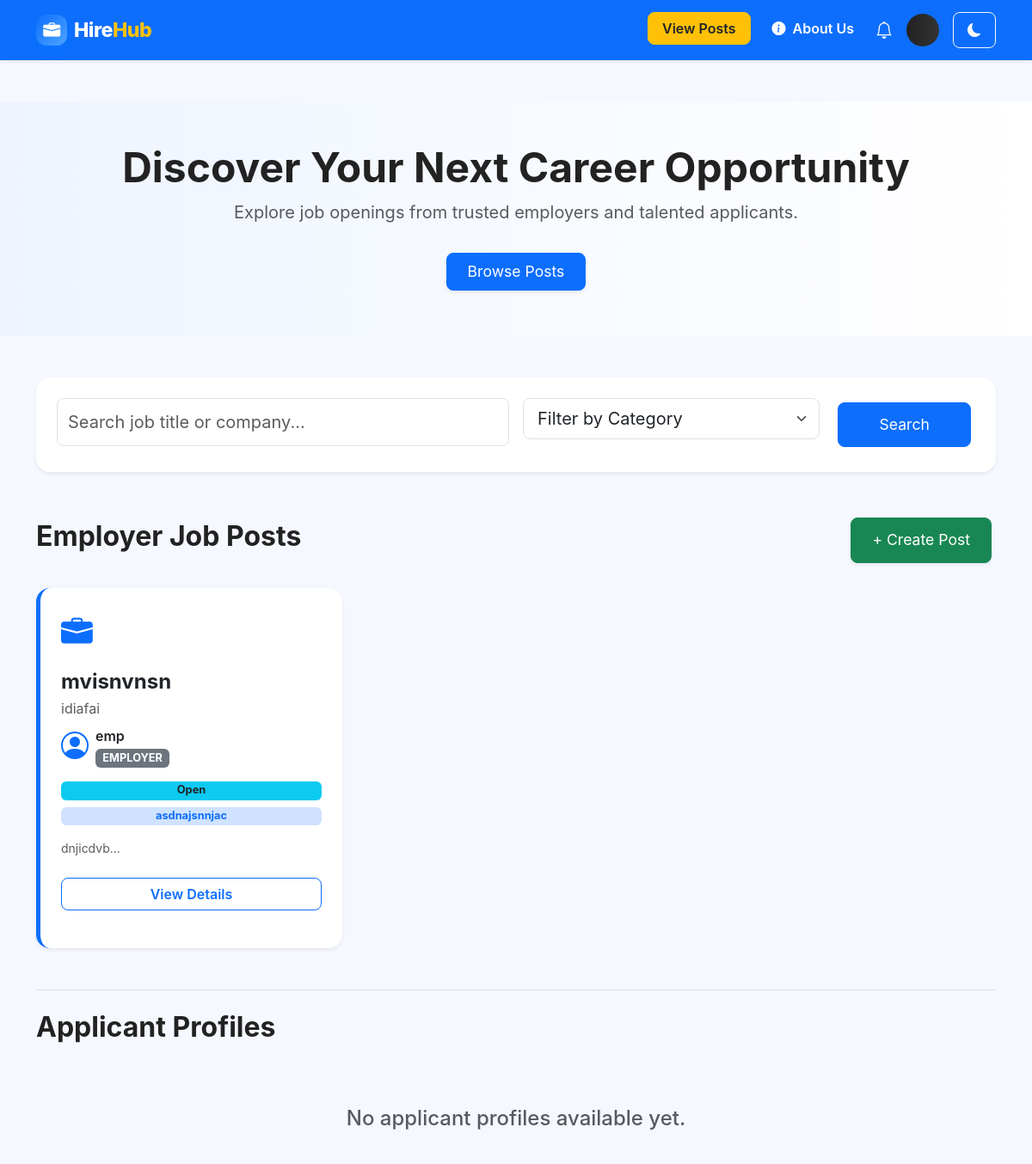
/posts (signed in, upper part), run on an earlier commit of the app's database.
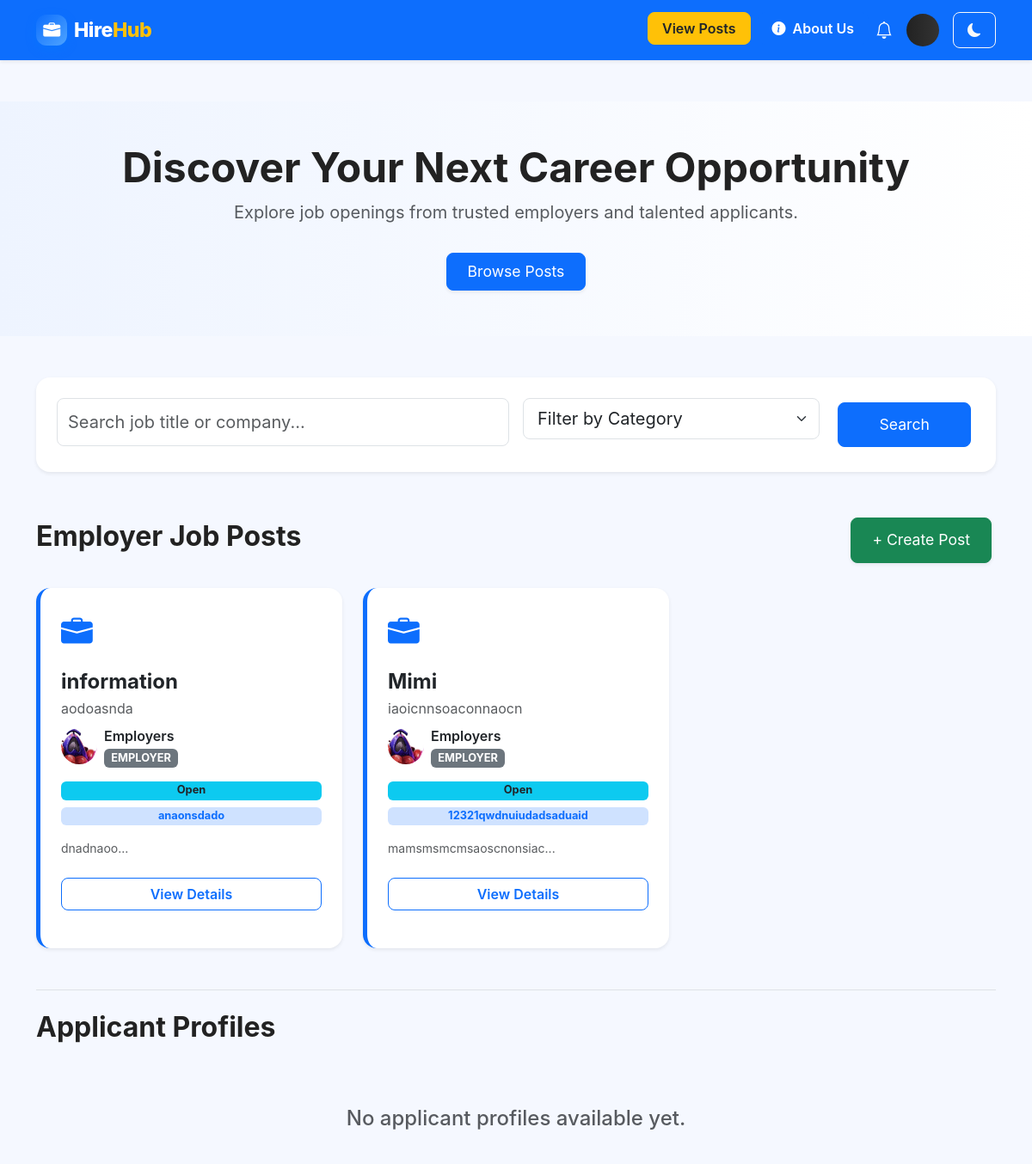
And on a later commit of the database.
### app/app.py (models this page shows, shortened)
class Job(db.Model):
    __tablename__ = "jobs"
    id = db.Column(db.Integer, primary_key=True)
    user_id = db.Column(db.Integer, db.ForeignKey("users.id"), nullable=False)
    role = db.Column(db.String(20), nullable=False)
    title = db.Column(db.String(200), nullable=False)
    company = db.Column(db.String(200))
    description = db.Column(db.Text, nullable=False)
    experience_required = db.Column(db.String(200))
    degree_required = db.Column(db.String(200))
    resume_file = db.Column(db.String(200))
    date_posted = db.Column(db.DateTime, default=datetime.utcnow)
    status = db.Column(db.String(20), default="open")  # open, pending, taken
    applications = db.relationship(
        "JobApplication",
        backref="job",
        lazy=True,
        cascade="all, delete-orphan"
    )

class User(UserMixin, db.Model):
    __tablename__ = "users"
    id = db.Column(db.Integer, primary_key=True)
    username = db.Column(db.String(80), unique=True, nullable=False)
    email = db.Column(db.String(150), unique=True, nullable=True)
    password_hash = db.Column(db.String(200), nullable=False)
    role = db.Column(db.String(20), nullable=False, default="applicant")
    banned = db.Column(db.Boolean, default=False)
    resume_filename = db.Column(db.String(300))
    email_confirmed = db.Column(db.Boolean, default=False)
    created_at = db.Column(db.DateTime, default=datetime.utcnow)
    status = db.Column(db.String(20), default="pending")
    profile_picture = db.Column(db.String(300))
    first_name = db.Column(db.String(50))
    last_name = db.Column(db.String(50))
    jobs = db.relationship("Job", backref="user", lazy=True, cascade="all, delete-orphan")
    applications = db.relationship("JobApplication", backref="user", lazy=True, cascade="all, delete-orphan")
    applicant_posts = db.relationship("ApplicantPost", backref="user", lazy=True, cascade="all, delete-orphan")
    posts = db.relationship("Post", backref="user", lazy=True, cascade="all, delete-orphan")
    @property
    def password(self):
        raise AttributeError("password is not a readable attribute")

### app/app.py (the view)
@app.route("/posts")
@login_required
@roles_required("employee", "recruiter", "admin", "applicant")
def posts():
    jobs = Job.query.order_by(Job.id.desc()).all()
    return render_template("posts.html", jobs=jobs)

### app/app.py (called while the page is built)
@login_manager.user_loader
def load_user(user_id):
    return User.query.get(int(user_id))

def roles_required(*roles):
    def decorator(f):
        from functools import wraps
        @wraps(f)
        def wrapped(*args, **kwargs):
            if not current_user.is_authenticated:
                flash("Please log in first.", "warning")
                return redirect(url_for("login"))
            if current_user.role not in roles:
                flash("You do not have permission to access that page.", "danger")
                if current_user.is_admin():
                    return redirect(url_for("admin_users"))
                return redirect(url_for("posts"))
            return f(*args, **kwargs)
        return wrapped
    return decorator

### app/templates/posts.html (shortened to what this page needs)
{% extends "base.html" %}
{% block content %}
<section class="hero-section text-center py-5 mb-5">
    <div class="container">
        <h1 class="fw-bold display-5 animate__animated animate__fadeInDown">
            Discover Your Next Career Opportunity
        </h1>
        <p class="text-muted fs-5 animate__animated animate__fadeInUp">
            Explore job openings from trusted employers and talented applicants.
        </p>
        <a href="#job-list" class="btn btn-primary btn-lg mt-3 shadow-sm px-4 py-2">
            Browse Posts
        </a>
    </div>
</section>
<div class="container mb-5">
    <div class="card shadow-sm p-4 filter-card rounded-4">
        <form method="GET" action="{{ url_for('jobs.posts') }}" class="row g-3">
            <div class="col-lg-6 col-md-12">
                <input type="text"
                       class="form-control form-control-lg rounded-3"
                       name="q"
                       placeholder="Search job title or company..."
                       value="{{ request.args.get('q', '') }}">
            </div>
            <div class="col-lg-4 col-md-6">
                <select name="category" class="form-select form-select-lg rounded-3">
                    <option value="" selected>Filter by Category</option>
                </select>
            </div>
            <div class="col-lg-2 col-md-6 d-grid">
                <button class="btn btn-primary btn-lg rounded-3">Search</button>
            </div>
        </form>
    </div>
</div>
<div class="container" id="job-list">
    <div class="d-flex justify-content-between align-items-center mb-4">
        <h2 class="fw-bold">Employer Job Posts</h2>
        {% if current_user.is_authenticated %}
            <a href="{{ url_for('jobs.create_post') }}"
               class="btn btn-success btn-lg px-4 rounded-3 shadow-sm">
                + Create Post
            </a>
        {% endif %}
    </div>
    {% if jobs %}
    <div class="row g-4">
        {% for job in jobs %}
        <div class="col-lg-4 col-md-6">
            <div class="card job-card shadow-sm rounded-4 p-4 h-100 fade-card">
                <div class="job-icon mb-3 text-primary">
                    <i class="bi bi-briefcase-fill" style="font-size: 2.3rem;"></i>
                </div>
                <h4 class="fw-bold mb-1">{{ job.title }}</h4>
                {% if job.company %}
                    <p class="text-muted mb-2">{{ job.company }}</p>
                {% else %}
                    <p class="text-muted mb-2">Independent Applicant</p>
                {% endif %}
                <div class="d-flex align-items-center mb-3">
                    {% if job.user.profile_picture %}
                        <img src="{{ url_for('static', filename='profile_pics/' ~ job.user.profile_picture) }}"
                             class="rounded-circle me-2"
                             width="42" height="42">
                    {% else %}
                        <i class="bi bi-person-circle text-primary me-2" style="font-size: 2rem;"></i>
                    {% endif %}
                    <div>
                      <a href="{{ url_for('auth.profile', user_id=job.user.id) }}"
                           class="fw-semibold text-decoration-none text-dark hover-underline">
                           {{ job.user.username }}
                      </a>
                      <br>
                        <span class="badge bg-secondary text-uppercase">
                            {{ job.role }}
                        </span>
                    </div>
                </div>
                <span class="badge bg-info text-dark mb-2">
                    {{ job.status|capitalize }}
                </span>
                {% if job.experience_required %}
                <span class="badge bg-primary-subtle text-primary mb-3">
                    {{ job.experience_required }}
                </span>
                {% endif %}
                <p class="text-muted small mb-4">
                    {{ job.description[:140] }}...
                </p>
                <a href="{{ url_for('jobs.view_post', job_id=job.id) }}"
                   class="btn btn-outline-primary w-100 fw-semibold rounded-3">
                    View Details
                </a>
            </div>
        </div>
        {% endfor %}
    </div>
    {% else %}
    <div class="text-center text-muted py-5">
        <h4>No employer job posts available yet.</h4>
    </div>
    {% endif %}
    <h2 class="fw-bold mt-5 mb-4 border-top pt-4">Applicant Profiles</h2>
    {% if applicant_posts %}
    <div class="row g-4">
        {% for post in applicant_posts %}
        <div class="col-lg-4 col-md-6">
            <div class="card job-card shadow-sm rounded-4 p-4 h-100 fade-card">
                <div class="job-icon mb-3 text-info">
                    <i class="bi bi-person-lines-fill" style="font-size: 2.3rem;"></i>
                </div>
                <h4 class="fw-bold mb-1">{{ post.user.first_name }} {{ post.user.last_name }}</h4>
                <p class="text-muted mb-2">Looking for: **{{ post.looking_for }}**</p>
                <div class="d-flex align-items-center mb-3">
                    {% if post.user.profile_picture %}
                        <img src="{{ url_for('static', filename='profile_pics/' ~ post.user.profile_picture) }}"
                             class="rounded-circle me-2"
                             width="42" height="42">
                    {% else %}
                        <i class="bi bi-person-circle text-primary me-2" style="font-size: 2rem;"></i>
                    {% endif %}
                    <div>
                      <a href="{{ url_for('auth.profile', user_id=post.user.id) }}"
                           class="fw-semibold text-decoration-none text-dark hover-underline">
                           {{ post.user.username }}
                      </a>
                      <br>
                        <span class="badge bg-secondary text-uppercase">
                            {{ post.user.role }}
                        </span>
                    </div>
                </div>
                <span class="badge bg-primary-subtle text-primary mb-3">
                    {{ post.experience }}
                </span>
                {% if post.description %}
                <p class="text-muted small mb-4">
                    {{ post.description[:140] }}...
                </p>
                {% endif %}
                <div class="d-flex gap-2 mt-auto">
                    <a href="{{ url_for('jobs.view_applicant_resume', post_id=post.id) }}"
                       class="btn btn-outline-info w-50 fw-semibold rounded-3"
                       target="_blank">
                        View Resume
                    </a>
                    {% if current_user.is_authenticated and current_user.role in ['employer', 'admin'] %}
                        <a href="{{ url_for('jobs.contact_applicant', user_id=post.user.id) }}"
                           class="btn btn-success w-50 fw-semibold rounded-3">
                            <i class="bi bi-envelope-fill me-1"></i> Contact
                        </a>
                    {% endif %}
                </div>
            </div>
        </div>
        {% endfor %}
    </div>
    {% else %}
    <div class="text-center text-muted py-5">
        <h4>No applicant profiles available yet.</h4>
    </div>
    {% endif %}
</div>
            {% set testimonial_data = [
                ("HireHub helped me land my dream job within a week!", "Maria Santos"),
                ("Posting jobs is fast and easy. Great platform.", "John Reyes"),
                ("Clean UI and smooth user experience!", "Anna Cruz")
            ] %}
{% endblock %}

### app/templates/base.html (shortened to what this page needs)
<!DOCTYPE html>
<html lang="en">
<head>
    <link href="https://cdn.jsdelivr.net/npm/bootstrap@5.3.3/dist/css/bootstrap.min.css" rel="stylesheet">
    <link rel="stylesheet" href="{{ url_for('static', filename='css/style.css') }}">
</head>
<body>
<nav class="navbar navbar-expand-lg navbar-dark main-navbar shadow-sm">
    <div class="container">
        <a class="navbar-brand fw-bold d-flex align-items-center gap-2"
           href="{{ url_for('admin.landing') }}"
           style="letter-spacing: -0.5px;">
            <span class="logo-icon d-flex justify-content-center align-items-center">
                <i class="bi bi-briefcase-fill"></i>
            </span>
            <span class="logo-text">
                Hire<span class="logo-highlight">Hub</span>
            </span>
        </a>
        <div class="collapse navbar-collapse" id="navbarNav">
            <ul class="navbar-nav ms-auto">
                {% if current_user.is_authenticated %}
                <li class="nav-item me-2">
                    <a class="btn btn-warning text-dark fw-semibold px-3"
                       href="{{ url_for('jobs.posts') }}">
                        View Posts
                    </a>
                </li>
                <li class="nav-item me-2">
                    <a class="btn btn-primary fw-semibold px-3"
                       href="{{ url_for('auth.about') }}">
                        <i class="bi bi-info-circle-fill me-1"></i> About Us
                    </a>
                </li>
                <li class="nav-item d-flex align-items-center me-3">
                    <a href="#" class="text-white fs-5">
                        <i class="bi bi-bell"></i>
                    </a>
                </li>
                <li class="nav-item dropdown d-flex align-items-center">
                    <a href="#" id="profileDropdown" data-bs-toggle="dropdown" aria-expanded="false">
                        <div id="profileSkeleton" class="skeleton"></div>
                    </a>
                </li>
                <li class="nav-item d-flex align-items-center ms-3">
                    <button id="themeToggle" class="btn btn-outline-light rounded-circle px-3 py-2">
                        <i class="bi bi-moon-fill" id="themeIcon"></i>
                    </button>
                </li>
                {% else %}
                <li class="nav-item"><a class="nav-link" href="{{ url_for('auth.login') }}">Login</a></li>
                <li class="nav-item"><a class="nav-link" href="{{ url_for('auth.register') }}">Register</a></li>
                {% endif %}
            </ul>
        </div>
    </div>
</nav>
<link href="https://cdn.jsdelivr.net/npm/bootstrap-icons@1.10.5/font/bootstrap-icons.css" rel="stylesheet">
<main class="content-wrapper py-4">
    {% block content %}{% endblock %}
</main>
</body>
</html>

### app/static/css/style.css (style rules this page uses)
body { background: #f5f8ff; font-family: "Inter", Arial, sans-serif; color: #222; }
.content-wrapper { padding-top: 20px; padding-bottom: 40px; }
.card { border-radius: 14px; box-shadow: 0 4px 12px rgba(0,0,0,0.06); border: none; }
.btn { border-radius: 8px !important; transition: 0.25s; }
.main-navbar { background: #0d6efd; padding: 12px 0; }
.main-navbar .navbar-brand { font-size: 1.6rem; font-weight: 700; color: white !important; }
.btn-lg { padding: 12px 28px; font-size: 1.1rem; border-radius: 10px; margin: 5px; }
.badge { font-size: 0.8rem; border-radius: 6px; }
.form-control-lg { padding: 12px; }
.hero-section { background: linear-gradient(to right, #eef4ff, #ffffff); animation: fadeIn 1s ease; }
.filter-card { border-radius: 20px; animation: fadeIn 0.6s ease; }
.job-card { border-radius: 18px; transition: transform 0.25s ease, box-shadow 0.25s ease; }
.fade-card { animation: fadeIn 0.8s ease; }
body { transition: background 0.3s ease, color 0.3s ease; }
.job-card { border-radius: 16px; background: #ffffff; padding: 22px; margin-bottom: 20px; box-shadow: 0 4px 14px rgba(0, 0, 0, 0.08); transition: all 0.25s ease; border-left: 5px solid #0d6efd; }
.navbar-brand { transition: 0.25s ease; }
.logo-icon { width: 36px; height: 36px; border-radius: 12px; background: linear-gradient(135deg, #0d6efd, #4da3ff); color: white; font-size: 1.25rem; box-shadow: 0 4px 12px rgba(0, 123, 255, 0.4); transition: 0.3s ease; }
.logo-text { font-size: 1.45rem; font-weight: 800; color: white; }
.logo-highlight { color: #ffc107; }

### app/templates/base.html (style rules this page uses)
.skeleton { width: 38px; height: 38px; border-radius: 50%; background: linear-gradient(90deg, #222, #333, #222); background-size: 200% 100%; animation: skeleton-loading 1.2s infinite; }
.logo-icon { width: 36px; height: 36px; border-radius: 12px; background: linear-gradient(135deg, #0d6efd, #4da3ff); color: white; font-size: 1.25rem; box-shadow: 0 4px 12px rgba(0, 123, 255, 0.4); transition: 0.3s ease; }
.logo-text { font-size: 1.45rem; font-weight: 800; color: white; }
.logo-highlight { color: #ffc107; }

What changed in the data, as far as the page shows it:
removed Job: title "mvisnvnsn", company "idiafai", user.username "emp", role "EMPLOYER", status "Open", experience_required "asdnajsnnjac", description "dnjicdvb"
added Job: title "information", company "aodoasnda", profile_picture (picture), user.username "Employers", role "EMPLOYER", status "Open", experience_required "anaonsdado", description "dnadnaoo"
added Job: title "Mimi", company "iaoicnnsoaconnaocn", profile_picture (picture), user.username "Employers", role "EMPLOYER", status "Open", experience_required "12321qwdnuiudadsaduaid", description "mamsmsmcmsaoscnonsiac"
